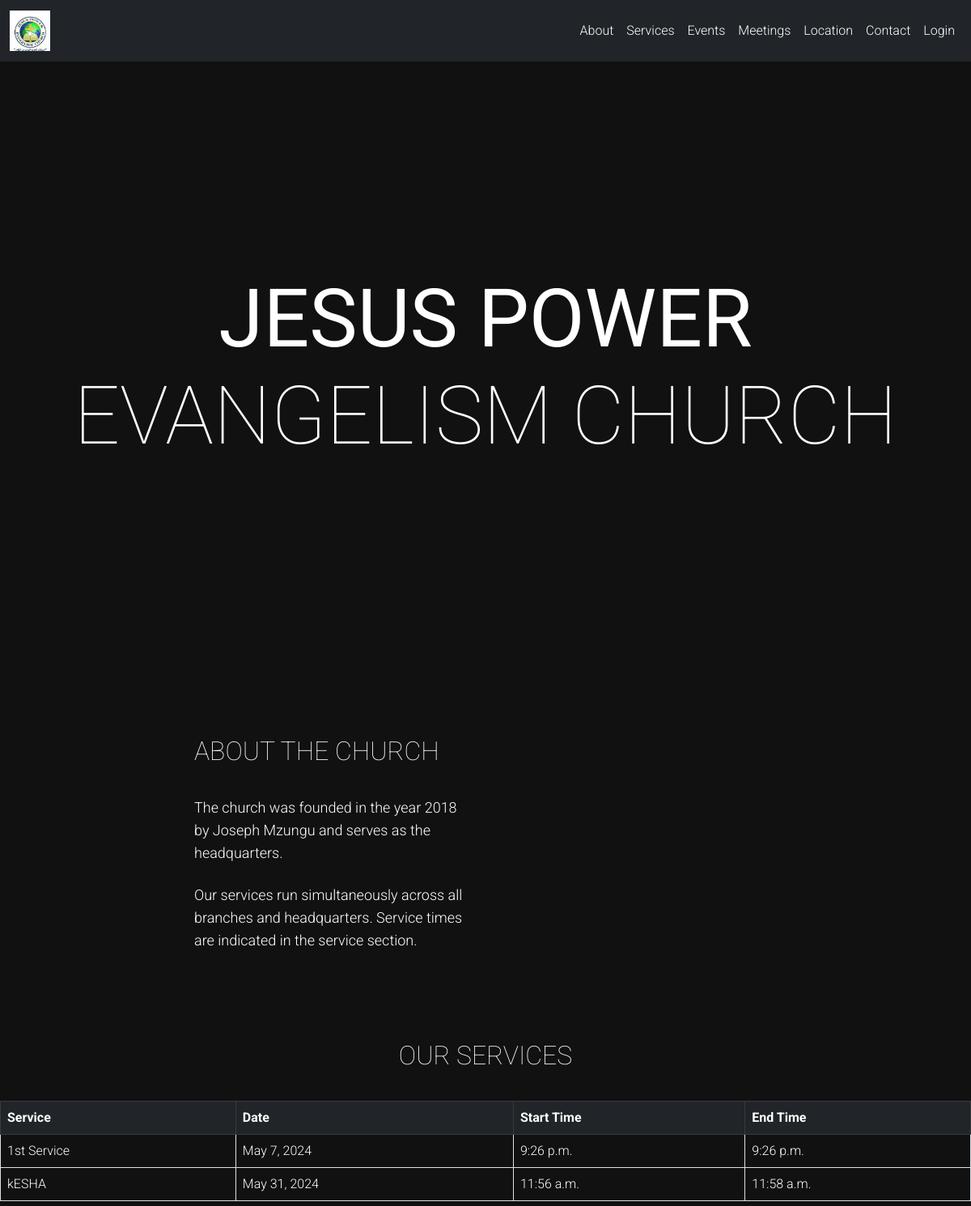
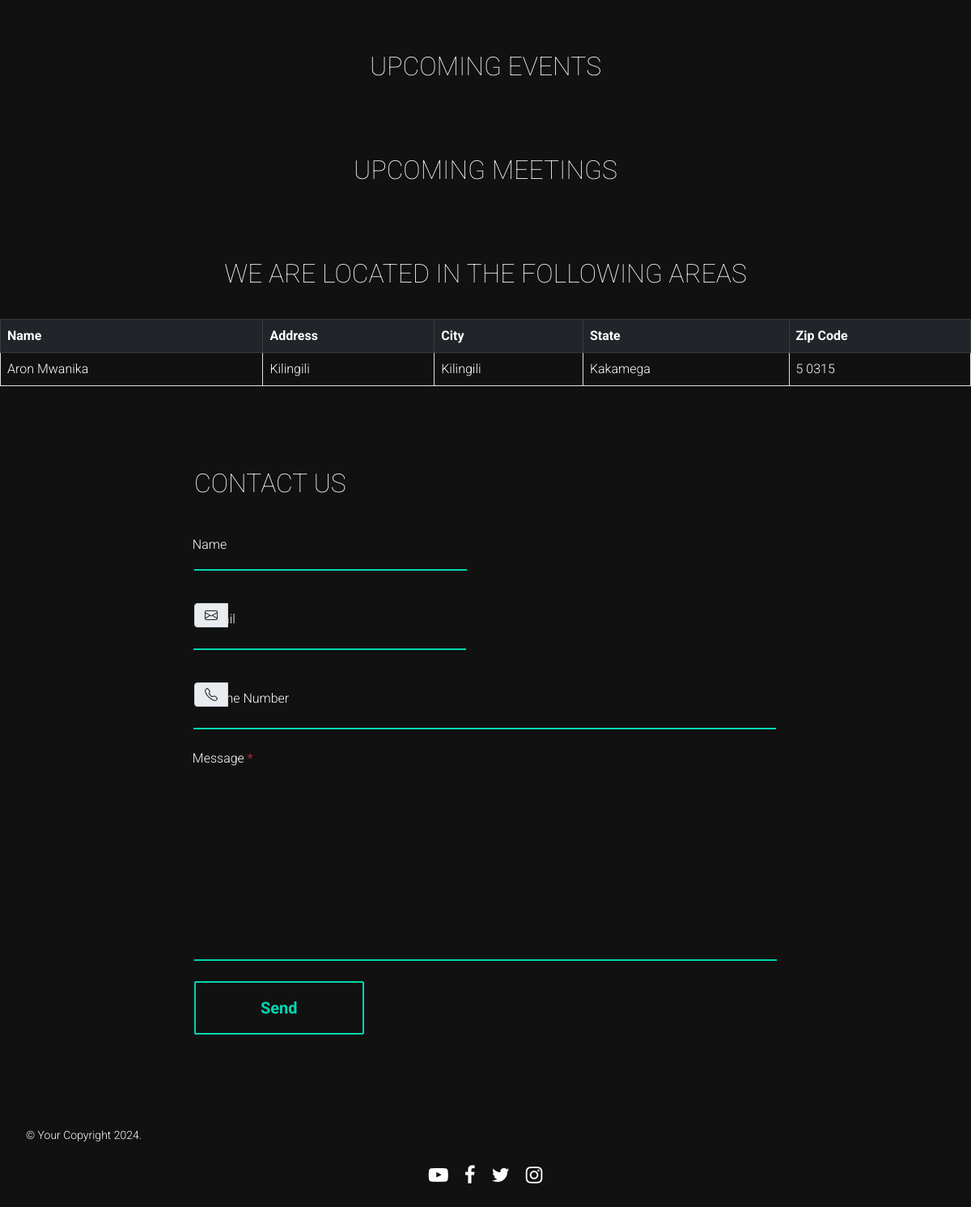
The page / on the database its author committed (2 pictures, top to bottom).
### events/models.py (models this page shows)
class Service(models.Model):
    name = models.CharField(max_length=100)
    date = models.DateField()
    start_time = models.TimeField()
    end_time = models.TimeField()

### dashboard/models.py (models this page shows, shortened)
class Location(models.Model):
    name = models.CharField(max_length=100)
    address = models.TextField(blank=True)
    city = models.CharField(max_length=100)
    state = models.CharField(max_length=100)
    zip_code = models.CharField(max_length=10, blank=True)

### dashboard/views.py (the view)
# urls.py: path('', dashboard, name='dashboard'),
def dashboard(request):
    if request.method == 'POST':
        form = ContactForm(request.POST)
        if form.is_valid():
            form.save()
            return redirect('contact_success')  # Redirect to a success page
    else:
        form = ContactForm()
    current_date = timezone.now().date()
    services = Service.objects.all()
    events = Event.objects.filter(date__gte=current_date).order_by('date')
    locations = Location.objects.all()
    meetings = Meeting.objects.filter(date__gte=current_date).order_by('date')
    context = {
        'services':services,
        'events':events,
        'locations':locations,
        'meetings':meetings,
        'form':form
    }
    return render(request, 'dashboard.html', context)

### dashboard/forms.py
class ContactForm(forms.ModelForm):
    class Meta:
        model = Contact
        fields = ['name', 'email', 'phone', 'message']

### dashboard/templates/dashboard.html (shortened to what this page needs)
{% load static %}
<!DOCTYPE html>
<html lang="en">
<head>
    <link href="https://cdn.jsdelivr.net/npm/bootstrap@5.0.2/dist/css/bootstrap.min.css" rel="stylesheet"
>
    <link rel="stylesheet" href="{% static 'css/landing.css' %}">
    <link rel="stylesheet" href="https://stackpath.bootstrapcdn.com/font-awesome/4.7.0/css/font-awesome.min.css">
</head>
<body>
    <nav class="navbar navbar-expand-lg navbar-dark bg-dark fixed-top">
        <div class="container-fluid">
            <a class="navbar-brand" href="#"><img src="{% static 'images/church.jpg' %}" alt="logo" class="resized"></a>
            <div class="collapse navbar-collapse" id="navbarNav">
                <ul class="navbar-nav ms-auto">
                    <li class="nav-item"><a class="nav-link" href="#about">About</a></li>
                    <li class="nav-item"><a class="nav-link" href="#services">Services</a></li>
                    <li class="nav-item"><a class="nav-link" href="#events">Events</a></li>
                    <li class="nav-item"><a class="nav-link" href="#meetings">Meetings</a></li>
                    <li class="nav-item"><a class="nav-link" href="#location">Location</a></li>
                    <li class="nav-item"><a class="nav-link" href="#contact">Contact</a></li>
                    <li class="nav-item"><a class="nav-link" href="{% url 'login' %}" target="_blank">Login</a></li>
                  </ul>
            </div>
        </div>
    </nav>
    <a href="{% url 'user_logout' %}"></a>
    <header class="header">
        <div class="wrapper astonish animated fadeInDown">
            <h1><strong>Jesus Power</strong> Evangelism Church</h1>
        </div>
    </header>
    <main>
        <div class="content-wrapper" id="about">
            <div class="grid">
                <div class="grid-col-sm-12 grid-col-md-6 astonish" data-animation="fadeInLeft">
                    <h2 class="section-title">About the Church</h2>
                    <p>The church was founded in the year 2018 by Joseph Mzungu and serves as the headquarters.</p>
                    <p>Our services run simultaneously across all branches and headquarters. Service times are indicated in the service section.</p>
                </div>
            </div>
        </div>
        <div id="services">
            <center><h2 class="section-title">Our Services</h2></center>
            <div class="table-responsive">
                <table class="table table-hover table-bordered">
                    <thead class="table-dark">
                        <tr>
                            <th>Service</th>
                            <th>Date</th>
                            <th>Start Time</th>
                            <th>End Time</th>
                        </tr>
                    </thead>
                    <tbody>
                        {% for service in services %}
                        <tr class="text-white">
                            <td>{{ service.name }}</td>
                            <td>{{ service.date }}</td>
                            <td>{{ service.start_time }}</td>
                            <td>{{ service.end_time }}</td>
                        </tr>
                        {% endfor %}
                    </tbody>
                </table>
            </div>
        </div>
        <br />
        <br />
        <div id="events">
        <center><h2 class="section-title">Upcoming Events</h2></center>
        </div>
          <br />
          <br />
        <div id="meetings">
           <center><h2 class="section-title">Upcoming Meetings</h2></center>
        </div>
           <br />
           <br />
        <div id="location">
           <center> <h2 class="section-title">We are located in the Following Areas</h2></center>
            <div class="table-responsive">
                <table class="table table-hover table-bordered">
                    <thead class="table-dark">
                        <tr>
                            <th>Name</th>
                            <th>Address</th>
                            <th>City</th>
                            <th>State</th>
                            <th>Zip Code</th>
                        </tr>
                    </thead>
                    <tbody>
                        {% for location in locations %}
                        <tr class="text-white">
                            <td>{{ location.name }}</td>
                            <td>{{ location.address }}</td>
                            <td>{{ location.city }}</td>
                            <td>{{ location.state }}</td>
                            <td>{{ location.zip_code }}</td>
                        </tr>
                        {% endfor %}
                    </tbody>
                </table>
            </div>
        </div>
        <div class="content-wrapper" id="contact">
            <form class="contact-form astonish" method="post" data-animation="fadeInRight">
                <h2 class="section-title">Contact Us</h2>
                <div class="grid">
                    <div class="grid-col-sm-12 grid-col-md-6">
                        <div class="form-group">
                            {{ form.name }}
                            <label for="id_name">Name</label>
                        </div>
                    </div>
                    <br />
                    <div class="grid-col-sm-12 grid-col-md-6">
                        <div class="form-group">
                            <div class="input-group">
                                <span class="input-group-text">
                                </span>
                                {{ form.email }}
                                <label for="id_email"> Email </label>
                            </div>
                        </div>
                    </div>
                    <div class="grid-col-sm-12 col-md-6">
                        <div class="form-group">
                            <div class="input-group">
                                <span class="input-group-text">
                                </span>
                                {{ form.phone }}
                                <label for="id_phone"> Phone Number </label>
                            </div>
                        </div>
                    </div>
                    <div class="grid-col-sm-12">
                        <div class="form-group">
                            {{ form.message }}
                            <label for="id_message">Message <span class="text-danger">*</span></label>
                        </div>
                    </div>
                </div>
                <input class="btn btn-outline-teal" type="submit" value="Send">
            </form>
        </div>
    </main>
    <footer>
        <div class="content-wrapper-sm ">
            <small>&copy; Your Copyright 2024.</small>
            <div class="social-links">
                <ul>
                 <li><a href="https://www.youtube.com/@josephmzungu7516/featured" target="_blank"> <i class="fa fa-youtube-play" aria-hidden="true"></i>
                    <li><a href="https://www.facebook.com/joseph.chai.3956" target="_blank"><i class="fa fa-facebook" aria-hidden="true"></i></a></li>
                    <li><a href="#"><i class="fa fa-twitter" aria-hidden="true"></i></a></li>
                    <li><a href="#"><i class="fa fa-instagram" aria-hidden="true"></i></a></li>
                </ul>
            </div>
        </div>
    </footer>
</body>
</html>

### assets/css/landing.css (style rules this page uses)
.navbar-nav .nav-link { color: white !important; }
.navbar-brand img.resized { max-height: 50px; }
.header { padding-top: 60px; }
.grid { display: -webkit-box; display: -ms-flexbox; display: flex; -ms-flex-wrap: wrap; flex-wrap: wrap; margin-right: -15px; margin-left: -15px; }
.grid .grid-col-sm-1, .grid .grid-col-sm-2, .grid .grid-col-sm-3, .grid .grid-col-sm-4, .grid .grid-col-sm-5, .grid .grid-col-sm-6, .grid .grid-col-sm-7, .grid .grid-col-sm-8, .grid .grid-col-sm-9, .grid .grid-col-sm-10, .grid .grid-col-sm-11, .grid .grid-col-sm-12, .grid .grid-col-sm, .grid .grid-col-sm-auto, .grid .grid-col-md-1, .grid .grid-col-md-2, .grid .grid-col-md-3, .grid .grid-col-md-4, .grid .grid-col-md-5, .grid .grid-col-md-6, .grid .grid-col-md-7, .grid .grid-col-md-8, .grid .grid-col-md-9, .grid .grid-col-md-10, .grid .grid-col-md-11, .grid .grid-col-md-12, .grid .grid-col-md, .grid .grid-col-md-auto, .grid .grid-col-lg-1, .grid .grid-col-lg-2, .grid .grid-col-lg-3, .grid .grid-col-lg-4, .grid .grid-col-lg-5, .grid .grid-col-lg-6, .grid .grid-col-lg-7, .grid .grid-col-lg-8, .grid .grid-col-lg-9, .grid .grid-col-lg-10, .grid .grid-col-lg-11, .grid .grid-col-lg-12 { position: relative; width: 100%; min-height: 1px; padding-right: 15px; padding-left: 15px; }
@media (min-width: 576px) { .grid .grid-col-sm-12 { -webkit-box-flex: 0; -ms-flex: 0 0 100%; flex: 0 0 100%; max-width: 100%; } }
@media (min-width: 768px) { .grid .grid-col-md-6 { -webkit-box-flex: 0; -ms-flex: 0 0 50%; flex: 0 0 50%; max-width: 50%; } }
* { -webkit-box-sizing: border-box; box-sizing: border-box; }
body { font-family: 'Roboto', serif; font-weight: 300; color: #fefffe; background: #111; }
body p { font-size: 1.125rem; line-height: 1.75rem; margin-bottom: 1.5rem; }
html { font-size: 0.8rem; }
@media (min-width: 544px) { html { font-size: 0.9rem; } }
@media (min-width: 768px) { html { font-size: 1rem; } }
button, .btn { cursor: pointer; }
.section-title { font-weight: 100; text-transform: uppercase; margin-bottom: 2rem; }
.btn { font-size: 1.25rem; font-weight: 700; padding: 1rem 5rem; margin: 1.5625rem 0 0; border-radius: 2px; text-align: center; display: inline-block; -webkit-transition: all .3s ease; transition: all .3s ease; background-color: transparent; text-decoration: none; }
.btn-outline-teal, .btn-outline-purple { color: #00d8b2; border: 2px solid #00d8b2; }
h1 { font-size: 2.5rem; }
h2 { font-size: 2rem; }
h1, h2, h3, h4, h5, h6 { font-weight: 700; font-family: inherit; margin-bottom: 1rem; line-height: 1.5; color: inherit; }
.wrapper { position: relative; width: 100%; margin: 0 auto; }
.content-wrapper-sm { position: relative; width: 100%; margin: 0 auto; max-width: 1200px; }
.content-wrapper { position: relative; padding: 5rem 20%; width: 100%; margin: 0 auto; overflow: hidden; }
.contact-form .form-group { z-index: 1; margin-top: 1.5rem; }
.contact-form .form-group input, .contact-form .form-group textarea { background: transparent; border: 0; border-bottom: 2px solid #00d8b2; border-radius: 0; color: #00d8b2; outline: none; display: block; width: 100%; }
.contact-form .form-group label { position: absolute; top: 0.5rem; left: 0.8rem; color: #fefffe; -webkit-transition: all 0.5s ease-in-out; transition: all 0.5s ease-in-out; z-index: -1; }
.contact-form .form-group textarea { resize: none; }
header { position: relative; height: 100vh; color: #ffffff; text-align: center; display: -webkit-box; display: -ms-flexbox; display: flex; -webkit-box-orient: vertical; -webkit-box-direction: normal; -ms-flex-direction: column; flex-direction: column; -webkit-box-pack: center; -ms-flex-pack: center; justify-content: center; -webkit-box-align: center; -ms-flex-align: center; align-items: center; }
header h1 { font-size: 3.25rem; font-weight: 100; text-transform: uppercase; line-height: 1.2; margin: 0; }
@media (min-width: 544px) { header h1 { font-size: 4.25rem; } }
@media (min-width: 768px) { header h1 { font-size: 6.25rem; } }
footer { padding: 2rem; }
footer .social-links { display: flex; justify-content: center; margin-top: 20px; }
.social-links ul { list-style: none; padding: 0; display: flex; }
.social-links ul li { margin: 0 10px; }
.social-links ul li a { color: #fff; font-size: 24px; transition: color 0.3s; }

### rows shown on the page
Service: name "1st Service", date "May 7, 2024", start_time "9:26 p.m.", end_time "9:26 p.m."
Service: name "kESHA", date "May 31, 2024", start_time "11:56 a.m.", end_time "11:58 a.m."
Location: name "Aron Mwanika", address "Kilingili", city "Kilingili", state "Kakamega", zip_code "5 0315"
